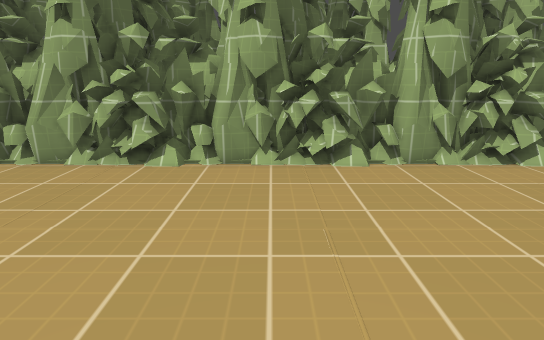
view 1 (above)

14 first-person views from a walk through a 3-D level made in the Godot game engine. The camera is 1.3 m above the floor, tilts 14° down and sees 75° across. The floor is counted in squares, 0.5 m on a side. Each view is taken from the middle of a square. On the plan, view 1 faces up. The plan holds only what a view shows up to about 20 squares ahead; the rest is blank. The place goes on beyond the plan. Surface patterns are stand-ins for the level's own textures.

view 2
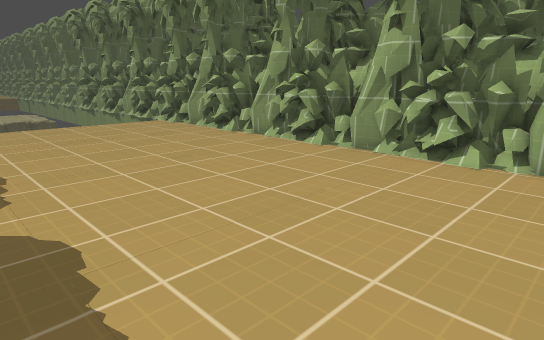

view 3
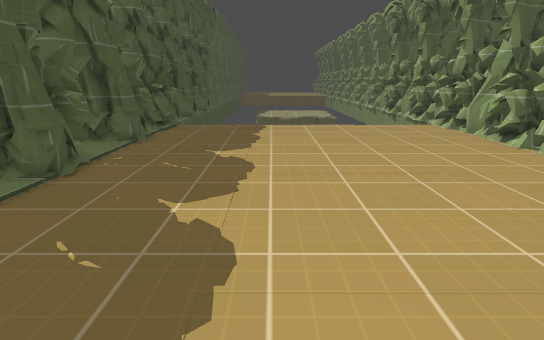

view 4
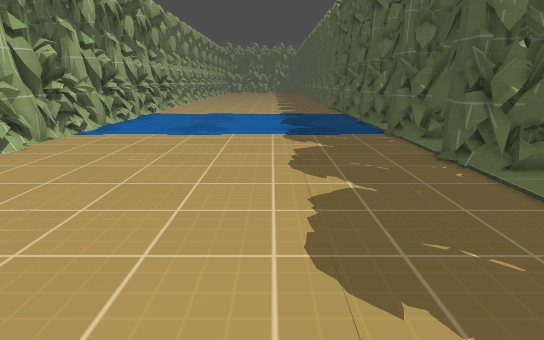

view 5
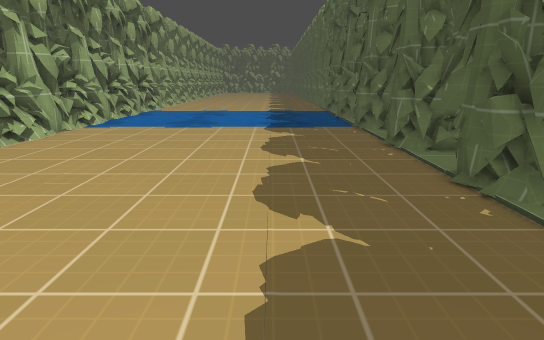

view 6
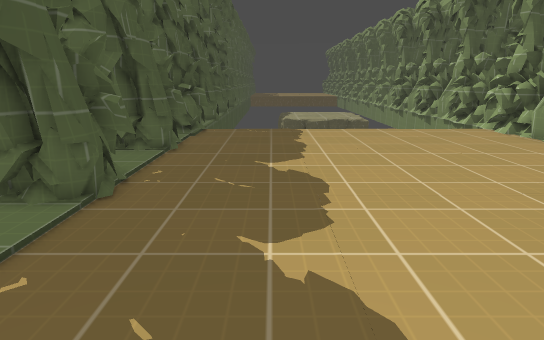

view 7
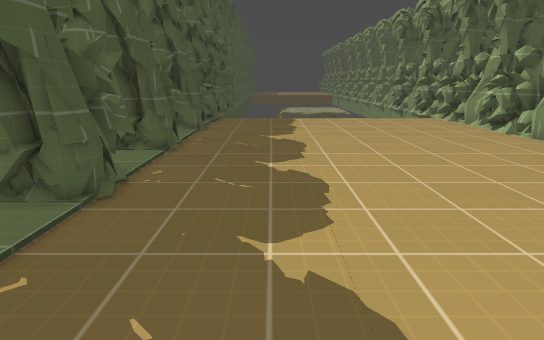

view 8
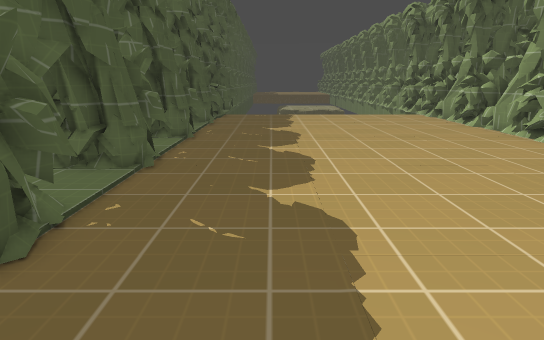

view 9
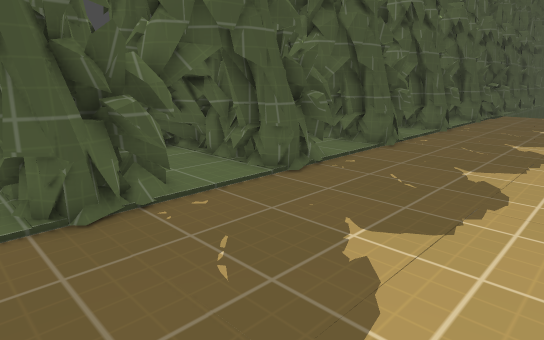

view 10
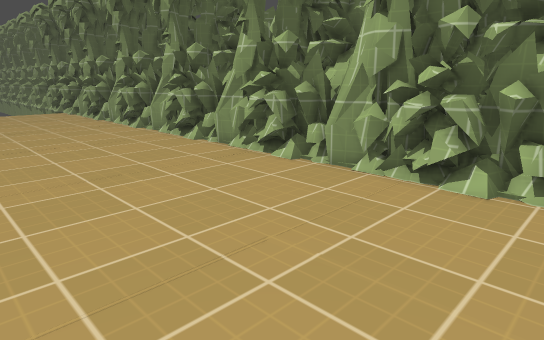

view 11
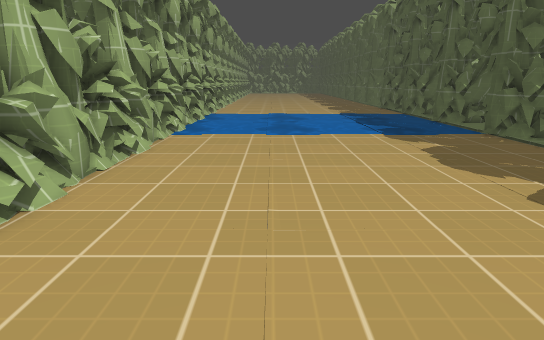

view 12
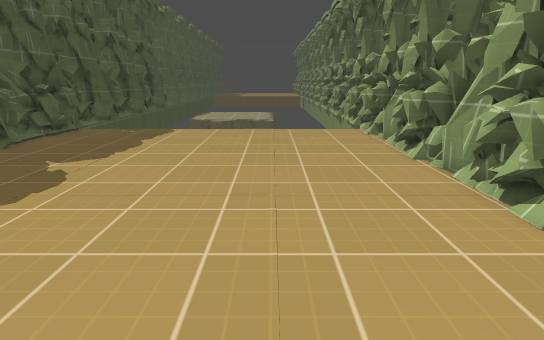

view 13
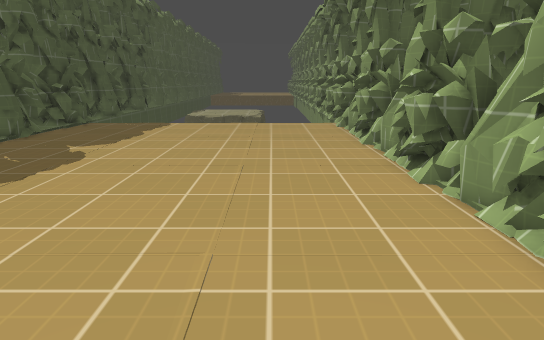

view 14
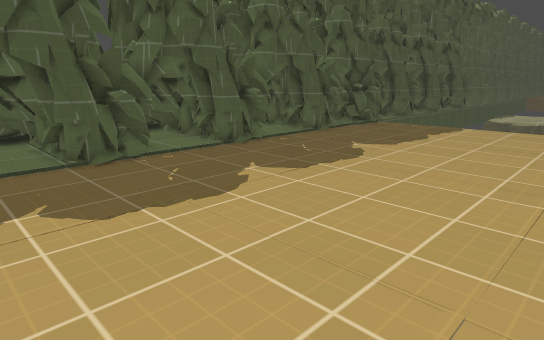

### Floor plan
Key: @ floor where view 1 was taken; # wall or solid block; . floor; = window, fence, low wall or low ledge; ≈ water the walk keeps out of.
Columns run from 23 left of view 1 to 15 right of it. Each row starts with its distance up from view 1.
 12   ##### ##### ##### ##### ##### #####
 11 ####=#####=#####=#####=#####=#####=####
 10  ...................................≈≈≈
  9  ...................................≈≈≈
  8  ...................................≈≈≈
  7  ...................................≈≈≈
  6  ...................................≈≈≈
  5  ...................................≈≈≈
  4  ...................................≈≈≈
  3  ...................................≈≈≈
  2  ...................................≈≈≈
  1  ...................................≈≈≈
  0  ......................@............≈≈≈
 -1  ...................................≈≈≈
 -2  ...................................≈≈≈
 -3  ...................................≈≈≈
 -4 ==..................................≈≈≈
 -5 ##=.####..####..####..####..####..####≈
 -6  ###############################  ####

Positions as (right, up) in squares from view 1, and headings:
1: (0, 0), facing up
2: (0, -1), facing up-left
3: (-1, 1), facing left
4: (-5, 1), facing right
5: (-8, 0), facing right
6: (-3, -1), facing left
7: (3, -1), facing left
8: (6, -1), facing left
9: (9, 2), facing down-left
10: (11, 2), facing up-left
11: (-5, 6), facing right
12: (-3, 6), facing left
13: (0, 7), facing left
14: (-1, 7), facing down-left
